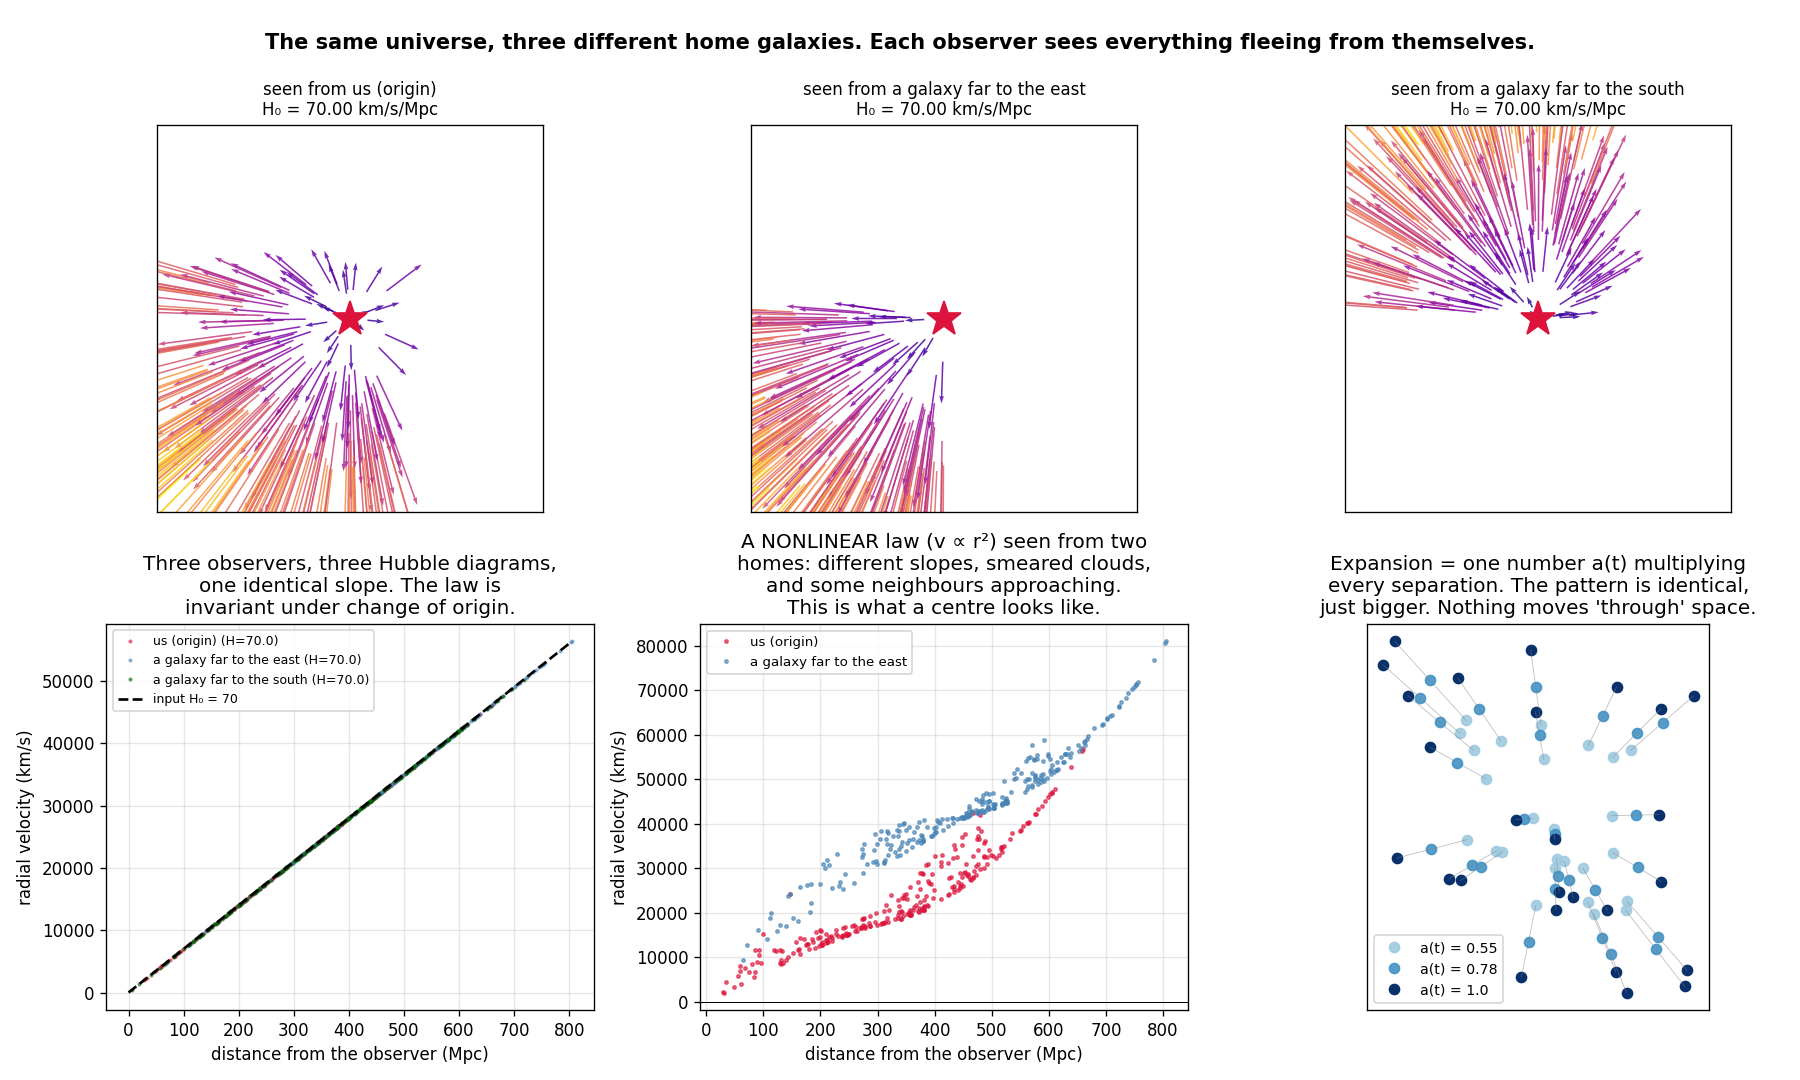

Python code for this plot:
"""Everyone sees themselves at the centre — and that is the proof there is no centre.

The commonest misunderstanding about the Big Bang is that it happened SOMEWHERE, and
that galaxies are debris flying away from that place. Hubble's law refutes this, and
the refutation is three lines of algebra that anyone can check.

If space expands uniformly, every separation vector scales by the same factor a(t):

    r_ij(t) = a(t) · r_ij(0)
    v_ij = ṙ_ij = (ȧ/a) · r_ij = H · r_ij

Note what is NOT in that derivation: any special point. The relation v = H·r holds
between EVERY pair, measured by EVERY observer. Shift your origin to any galaxy and
the law comes out identical. Hubble's law is therefore not evidence that we are at
the centre; it is precisely the signature of there being no centre at all.

And only a linear law has this property. Any other v(r) would single out a location —
which is exactly why the linearity in hubble_law_fit.py, not the value of H₀, was the
discovery.

    phenomenon:   everything recedes from us, faster the farther away it is
    simulation:   a uniformly expanding grid of galaxies, no centre anywhere
    dissection:   recompute the observed velocity field from three different
                  galaxies' points of view and compare
    formula:      v = H·r is invariant under change of origin  ⟺  v is linear in r.
"""
from pathlib import Path

import matplotlib.pyplot as plt
import numpy as np
import torch

rng = np.random.default_rng(5)
H0 = 70.0                     # km/s/Mpc

# --- a slab of universe: galaxies scattered with no preferred point ---
N = 260
gal = torch.tensor(rng.uniform(-300, 300, (N, 2)), dtype=torch.float64)   # Mpc

# --- uniform expansion: every velocity is H times the position, from ANY origin ---
vel = H0 * gal                                    # km/s, in the "our galaxy at 0" frame

print("Take the same expanding universe and re-measure it from three different homes.\n")
observers = [(0, "us (origin)"), (int(torch.argmax(gal[:, 0])), "a galaxy far to the east"),
             (int(torch.argmin(gal[:, 1])), "a galaxy far to the south")]

fits = []
for idx, label in observers:
    origin = gal[idx]
    rel_pos = gal - origin                        # positions as THEY see them
    rel_vel = vel - vel[idx]                      # velocities as THEY see them
    d = torch.linalg.norm(rel_pos, dim=1)
    # radial velocity = component of relative velocity along the line of sight
    keep = d > 1e-9
    v_rad = (rel_vel[keep] * rel_pos[keep]).sum(1) / d[keep]
    X = d[keep].unsqueeze(1)
    H_fit = float(torch.linalg.lstsq(X, v_rad.unsqueeze(1)).solution)
    resid = float((v_rad - H_fit * d[keep]).abs().max())
    fits.append((label, H_fit, resid, d[keep], v_rad))
    print(f"  observer: {label:26s}  measures H₀ = {H_fit:.6f} km/s/Mpc   "
          f"max deviation from linearity = {resid:.2e} km/s")

print(f"\n  input value was H₀ = {H0}. All three observers recover it exactly, and all")
print(f"  three see every other galaxy running away from THEM. Nobody is at a centre,")
print(f"  and everybody appears to be. This is what 'space expands' means.\n")

# --- what is special is LINEARITY, so break the linearity and watch it fail ---
print("It is specifically the LINEARITY that is origin-invariant. Break it and see:")
r_mag = torch.linalg.norm(gal, dim=1, keepdim=True)
vel_nl = 0.25 * r_mag * gal                       # a made-up law with speed ∝ r²
for idx, label in observers:
    origin = gal[idx]
    rp = gal - origin
    rv = vel_nl - vel_nl[idx]
    d = torch.linalg.norm(rp, dim=1)
    keep = d > 1e-9
    v_rad = (rv[keep] * rp[keep]).sum(1) / d[keep]
    X = d[keep].unsqueeze(1)
    H_fit = float(torch.linalg.lstsq(X, v_rad.unsqueeze(1)).solution)
    scat = float((v_rad - H_fit * d[keep]).std())
    print(f"  observer: {label:26s}  fitted slope = {H_fit:8.1f}   "
          f"scatter = {scat:8.1f} km/s")
print("  Under a nonlinear law each observer gets a different slope and a smeared")
print("  cloud instead of a line. Only v ∝ r survives a change of origin, because")
print("  only a linear map satisfies f(a) − f(b) = f(a − b).\n")

# --- the honest version of the 'explosion' objection ---
print("A caution, because the usual textbook contrast is wrong:")
print("  Debris from a free explosion has r = v·t exactly (nothing decelerates it),")
print("  so it ALSO gives v = r/t — a perfect Hubble law, for every fragment, not")
print("  just the one at the centre. Kinematically the two pictures are identical.")
print("  Hubble's law alone therefore does NOT rule out an explosion.")
print()
print("  What rules it out is different evidence:")
print("    · an explosion has an EDGE and a density peak; the galaxy distribution")
print("      shows neither, out to the limits of every survey")
print("    · the CMB is isotropic to 1 part in 10⁵ (ch08) — from off-centre inside")
print("      an explosion it would be hotter on one side")
print("    · at z > 1 the recession 'speeds' exceed c, which debris cannot do but")
print("      stretching space can (ch06)")
print("    · the CMB blackbody is cooled by exactly 1+z, which is a property of")
print("      stretched wavelengths, not of Doppler-shifted fragments")
print()
print("The corollary people find hardest: the Big Bang did not happen at a point in")
print("space. It happened everywhere, to all of space, at once. The observable")
print("universe was smaller, but it was not somewhere else.")

# --- visualization ---
fig = plt.figure(figsize=(15, 9))
gs = fig.add_gridspec(2, 3)

# Row 1: the velocity field as seen by three observers
for col, (idx, label) in enumerate(observers):
    ax = fig.add_subplot(gs[0, col])
    origin = gal[idx]
    rel_pos = gal - origin
    rel_vel = vel - vel[idx]
    ax.quiver(rel_pos[:, 0], rel_pos[:, 1], rel_vel[:, 0], rel_vel[:, 1],
              torch.linalg.norm(rel_vel, dim=1), cmap="plasma",
              width=0.004, scale=90000, alpha=0.85)
    ax.plot(0, 0, "*", color="crimson", ms=22, zorder=6)
    ax.set_aspect("equal")
    ax.set_xlim(-620, 620); ax.set_ylim(-620, 620)
    ax.set_title(f"seen from {label}\nH₀ = {fits[col][1]:.2f} km/s/Mpc",
                 fontsize=10)
    ax.set_xticks([]); ax.set_yticks([])

fig.text(0.5, 0.955, "The same universe, three different home galaxies. "
         "Each observer sees everything fleeing from themselves.",
         ha="center", fontsize=12.5, weight="bold")

# Row 2 panel 1: all three Hubble diagrams superimposed
ax = fig.add_subplot(gs[1, 0])
for (label, H_fit, _, d, v_rad), col in zip(fits, ["crimson", "steelblue", "darkgreen"]):
    ax.plot(d, v_rad, ".", color=col, ms=3, alpha=0.5, label=f"{label} (H={H_fit:.1f})")
dd = np.linspace(0, 800, 20)
ax.plot(dd, H0 * dd, "k--", lw=1.6, label="input H₀ = 70")
ax.set_xlabel("distance from the observer (Mpc)")
ax.set_ylabel("radial velocity (km/s)")
ax.set_title("Three observers, three Hubble diagrams,\none identical slope. "
             "The law is\ninvariant under change of origin.")
ax.legend(fontsize=7.5)
ax.grid(alpha=0.3)

# Row 2 panel 2: a nonlinear velocity law, seen from two different origins
ax = fig.add_subplot(gs[1, 1])
for (idx, label), col in zip(observers[:2], ["crimson", "steelblue"]):
    origin = gal[idx]
    rp = gal - origin
    rv = vel_nl - vel_nl[idx]
    d = torch.linalg.norm(rp, dim=1)
    keep = d > 1e-9
    v_rad = (rv[keep] * rp[keep]).sum(1) / d[keep]
    ax.plot(d[keep], v_rad, ".", color=col, ms=4, alpha=0.6, label=label)
ax.axhline(0, color="k", lw=0.6)
ax.set_xlabel("distance from the observer (Mpc)")
ax.set_ylabel("radial velocity (km/s)")
ax.set_title("A NONLINEAR law (v ∝ r²) seen from two\nhomes: different slopes, "
             "smeared clouds,\nand some neighbours approaching.\nThis is what a "
             "centre looks like.")
ax.legend(fontsize=8)
ax.grid(alpha=0.3)

# Row 2 panel 3: the scale factor picture
ax = fig.add_subplot(gs[1, 2])
sub = gal[:26]
for k, (a_scale, col, alpha) in enumerate([(0.55, "#9ecae1", 0.9),
                                           (0.78, "#4292c6", 0.9),
                                           (1.0, "#08306b", 1.0)]):
    ax.plot(sub[:, 0] * a_scale, sub[:, 1] * a_scale, "o", color=col, ms=6,
            alpha=alpha, label=f"a(t) = {a_scale}")
for i in range(len(sub)):
    ax.plot([sub[i, 0] * 0.55, sub[i, 0]], [sub[i, 1] * 0.55, sub[i, 1]],
            color="gray", lw=0.5, alpha=0.5)
ax.set_aspect("equal")
ax.set_xticks([]); ax.set_yticks([])
ax.set_title("Expansion = one number a(t) multiplying\nevery separation. The pattern "
             "is identical,\njust bigger. Nothing moves 'through' space.")
ax.legend(fontsize=8.5)

plt.tight_layout(rect=[0, 0, 1, 0.94])
out = Path(__file__).with_suffix(".png")
plt.savefig(out, dpi=120)
print(f"Saved: {out}")
